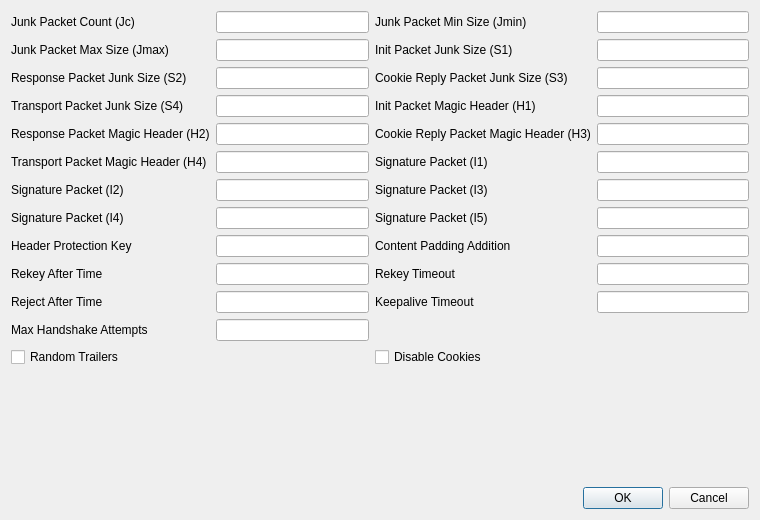
<?xml version="1.0" encoding="UTF-8"?>
<ui version="4.0">
 <class>EditWireguardAmnezia</class>
 <widget class="QDialog" name="EditWireguardAmnezia">
  <property name="geometry">
   <rect>
    <x>0</x>
    <y>0</y>
    <width>760</width>
    <height>520</height>
   </rect>
  </property>
  <property name="windowTitle">
   <string>Amnezia Options</string>
  </property>
  <layout class="QVBoxLayout" name="dialog_layout">
   <item>
    <widget class="QScrollArea" name="scroll">
     <property name="frameShape">
      <enum>QFrame::NoFrame</enum>
     </property>
     <property name="widgetResizable">
      <bool>true</bool>
     </property>
     <widget class="QWidget" name="scroll_content">
      <layout class="QGridLayout" name="gridLayout">
       <property name="leftMargin">
        <number>0</number>
       </property>
       <property name="topMargin">
        <number>0</number>
       </property>
       <property name="rightMargin">
        <number>0</number>
       </property>
       <property name="bottomMargin">
        <number>0</number>
       </property>
       <item row="0" column="0">
        <widget class="QLabel" name="jc_l">
         <property name="text">
          <string>Junk Packet Count (Jc)</string>
         </property>
        </widget>
       </item>
       <item row="0" column="1">
        <widget class="QLineEdit" name="jc"/>
       </item>
       <item row="0" column="2">
        <widget class="QLabel" name="jmin_l">
         <property name="text">
          <string>Junk Packet Min Size (Jmin)</string>
         </property>
        </widget>
       </item>
       <item row="0" column="3">
        <widget class="QLineEdit" name="jmin"/>
       </item>
       <item row="1" column="0">
        <widget class="QLabel" name="jmax_l">
         <property name="text">
          <string>Junk Packet Max Size (Jmax)</string>
         </property>
        </widget>
       </item>
       <item row="1" column="1">
        <widget class="QLineEdit" name="jmax"/>
       </item>
       <item row="1" column="2">
        <widget class="QLabel" name="s1_l">
         <property name="text">
          <string>Init Packet Junk Size (S1)</string>
         </property>
        </widget>
       </item>
       <item row="1" column="3">
        <widget class="QLineEdit" name="s1"/>
       </item>
       <item row="2" column="0">
        <widget class="QLabel" name="s2_l">
         <property name="text">
          <string>Response Packet Junk Size (S2)</string>
         </property>
        </widget>
       </item>
       <item row="2" column="1">
        <widget class="QLineEdit" name="s2"/>
       </item>
       <item row="2" column="2">
        <widget class="QLabel" name="s3_l">
         <property name="text">
          <string>Cookie Reply Packet Junk Size (S3)</string>
         </property>
        </widget>
       </item>
       <item row="2" column="3">
        <widget class="QLineEdit" name="s3"/>
       </item>
       <item row="3" column="0">
        <widget class="QLabel" name="s4_l">
         <property name="text">
          <string>Transport Packet Junk Size (S4)</string>
         </property>
        </widget>
       </item>
       <item row="3" column="1">
        <widget class="QLineEdit" name="s4"/>
       </item>
       <item row="3" column="2">
        <widget class="QLabel" name="h1_l">
         <property name="text">
          <string>Init Packet Magic Header (H1)</string>
         </property>
        </widget>
       </item>
       <item row="3" column="3">
        <widget class="QLineEdit" name="h1"/>
       </item>
       <item row="4" column="0">
        <widget class="QLabel" name="h2_l">
         <property name="text">
          <string>Response Packet Magic Header (H2)</string>
         </property>
        </widget>
       </item>
       <item row="4" column="1">
        <widget class="QLineEdit" name="h2"/>
       </item>
       <item row="4" column="2">
        <widget class="QLabel" name="h3_l">
         <property name="text">
          <string>Cookie Reply Packet Magic Header (H3)</string>
         </property>
        </widget>
       </item>
       <item row="4" column="3">
        <widget class="QLineEdit" name="h3"/>
       </item>
       <item row="5" column="0">
        <widget class="QLabel" name="h4_l">
         <property name="text">
          <string>Transport Packet Magic Header (H4)</string>
         </property>
        </widget>
       </item>
       <item row="5" column="1">
        <widget class="QLineEdit" name="h4"/>
       </item>
       <item row="5" column="2">
        <widget class="QLabel" name="i1_l">
         <property name="text">
          <string>Signature Packet (I1)</string>
         </property>
        </widget>
       </item>
       <item row="5" column="3">
        <widget class="QLineEdit" name="i1"/>
       </item>
       <item row="6" column="0">
        <widget class="QLabel" name="i2_l">
         <property name="text">
          <string>Signature Packet (I2)</string>
         </property>
        </widget>
       </item>
       <item row="6" column="1">
        <widget class="QLineEdit" name="i2"/>
       </item>
       <item row="6" column="2">
        <widget class="QLabel" name="i3_l">
         <property name="text">
          <string>Signature Packet (I3)</string>
         </property>
        </widget>
       </item>
       <item row="6" column="3">
        <widget class="QLineEdit" name="i3"/>
       </item>
       <item row="7" column="0">
        <widget class="QLabel" name="i4_l">
         <property name="text">
          <string>Signature Packet (I4)</string>
         </property>
        </widget>
       </item>
       <item row="7" column="1">
        <widget class="QLineEdit" name="i4"/>
       </item>
       <item row="7" column="2">
        <widget class="QLabel" name="i5_l">
         <property name="text">
          <string>Signature Packet (I5)</string>
         </property>
        </widget>
       </item>
       <item row="7" column="3">
        <widget class="QLineEdit" name="i5"/>
       </item>
       <item row="8" column="0">
        <widget class="QLabel" name="header_protection_key_l">
         <property name="toolTip">
          <string>&lt;html&gt;&lt;head/&gt;&lt;body&gt;&lt;p&gt;AmneziaWG 3.0. Base64 key. Requires S1-S4 to be at least 12.&lt;/p&gt;&lt;/body&gt;&lt;/html&gt;</string>
         </property>
         <property name="text">
          <string>Header Protection Key</string>
         </property>
        </widget>
       </item>
       <item row="8" column="1">
        <widget class="QLineEdit" name="header_protection_key"/>
       </item>
       <item row="8" column="2">
        <widget class="QLabel" name="content_padding_addition_l">
         <property name="toolTip">
          <string>&lt;html&gt;&lt;head/&gt;&lt;body&gt;&lt;p&gt;AmneziaWG 3.0. Bytes of random trailing padding, as a value or range (e.g. 0-64).&lt;/p&gt;&lt;/body&gt;&lt;/html&gt;</string>
         </property>
         <property name="text">
          <string>Content Padding Addition</string>
         </property>
        </widget>
       </item>
       <item row="8" column="3">
        <widget class="QLineEdit" name="content_padding_addition"/>
       </item>
       <item row="9" column="0">
        <widget class="QLabel" name="rekey_after_time_l">
         <property name="toolTip">
          <string>&lt;html&gt;&lt;head/&gt;&lt;body&gt;&lt;p&gt;AmneziaWG 3.0. Seconds before a rekey is attempted, as a value or range.&lt;/p&gt;&lt;/body&gt;&lt;/html&gt;</string>
         </property>
         <property name="text">
          <string>Rekey After Time</string>
         </property>
        </widget>
       </item>
       <item row="9" column="1">
        <widget class="QLineEdit" name="rekey_after_time"/>
       </item>
       <item row="9" column="2">
        <widget class="QLabel" name="rekey_timeout_l">
         <property name="toolTip">
          <string>&lt;html&gt;&lt;head/&gt;&lt;body&gt;&lt;p&gt;AmneziaWG 3.0. Seconds before a handshake is retried, as a value or range.&lt;/p&gt;&lt;/body&gt;&lt;/html&gt;</string>
         </property>
         <property name="text">
          <string>Rekey Timeout</string>
         </property>
        </widget>
       </item>
       <item row="9" column="3">
        <widget class="QLineEdit" name="rekey_timeout"/>
       </item>
       <item row="10" column="0">
        <widget class="QLabel" name="reject_after_time_l">
         <property name="toolTip">
          <string>&lt;html&gt;&lt;head/&gt;&lt;body&gt;&lt;p&gt;AmneziaWG 3.0. Seconds before keys are rejected, as a value or range.&lt;/p&gt;&lt;/body&gt;&lt;/html&gt;</string>
         </property>
         <property name="text">
          <string>Reject After Time</string>
         </property>
        </widget>
       </item>
       <item row="10" column="1">
        <widget class="QLineEdit" name="reject_after_time"/>
       </item>
       <item row="10" column="2">
        <widget class="QLabel" name="keepalive_timeout_l">
         <property name="toolTip">
          <string>&lt;html&gt;&lt;head/&gt;&lt;body&gt;&lt;p&gt;AmneziaWG 3.0. Seconds of idle time before a keepalive is sent, as a value or range.&lt;/p&gt;&lt;/body&gt;&lt;/html&gt;</string>
         </property>
         <property name="text">
          <string>Keepalive Timeout</string>
         </property>
        </widget>
       </item>
       <item row="10" column="3">
        <widget class="QLineEdit" name="keepalive_timeout"/>
       </item>
       <item row="11" column="0">
        <widget class="QLabel" name="max_handshake_attempts_l">
         <property name="toolTip">
          <string>&lt;html&gt;&lt;head/&gt;&lt;body&gt;&lt;p&gt;AmneziaWG 3.0. Handshake retries before giving up, as a value or range.&lt;/p&gt;&lt;/body&gt;&lt;/html&gt;</string>
         </property>
         <property name="text">
          <string>Max Handshake Attempts</string>
         </property>
        </widget>
       </item>
       <item row="11" column="1">
        <widget class="QLineEdit" name="max_handshake_attempts"/>
       </item>
       <item row="12" column="0" colspan="2">
        <widget class="QCheckBox" name="random_trailers">
         <property name="toolTip">
          <string>&lt;html&gt;&lt;head/&gt;&lt;body&gt;&lt;p&gt;AmneziaWG 3.1. Appends a random trailer to every packet, so message types are no longer identifiable by size.&lt;/p&gt;&lt;/body&gt;&lt;/html&gt;</string>
         </property>
         <property name="text">
          <string>Random Trailers</string>
         </property>
        </widget>
       </item>
       <item row="12" column="2" colspan="2">
        <widget class="QCheckBox" name="disable_cookies">
         <property name="toolTip">
          <string>&lt;html&gt;&lt;head/&gt;&lt;body&gt;&lt;p&gt;AmneziaWG 3.1. Never send cookie replies, so an under-load peer stays silent instead of answering with a fixed-size message.&lt;/p&gt;&lt;/body&gt;&lt;/html&gt;</string>
         </property>
         <property name="text">
          <string>Disable Cookies</string>
         </property>
        </widget>
       </item>
       <item row="13" column="0">
        <spacer name="bottom_spacer">
         <property name="orientation">
          <enum>Qt::Vertical</enum>
         </property>
         <property name="sizeHint" stdset="0">
          <size>
           <width>0</width>
           <height>0</height>
          </size>
         </property>
        </spacer>
       </item>
      </layout>
     </widget>
    </widget>
   </item>
   <item>
    <widget class="QDialogButtonBox" name="buttonBox">
     <property name="orientation">
      <enum>Qt::Horizontal</enum>
     </property>
     <property name="standardButtons">
      <set>QDialogButtonBox::Cancel|QDialogButtonBox::Ok</set>
     </property>
    </widget>
   </item>
  </layout>
 </widget>
 <tabstops>
  <tabstop>jc</tabstop>
  <tabstop>jmin</tabstop>
  <tabstop>jmax</tabstop>
  <tabstop>s1</tabstop>
  <tabstop>s2</tabstop>
  <tabstop>s3</tabstop>
  <tabstop>s4</tabstop>
  <tabstop>h1</tabstop>
  <tabstop>h2</tabstop>
  <tabstop>h3</tabstop>
  <tabstop>h4</tabstop>
  <tabstop>i1</tabstop>
  <tabstop>i2</tabstop>
  <tabstop>i3</tabstop>
  <tabstop>i4</tabstop>
  <tabstop>i5</tabstop>
  <tabstop>header_protection_key</tabstop>
  <tabstop>content_padding_addition</tabstop>
  <tabstop>rekey_after_time</tabstop>
  <tabstop>rekey_timeout</tabstop>
  <tabstop>reject_after_time</tabstop>
  <tabstop>keepalive_timeout</tabstop>
  <tabstop>max_handshake_attempts</tabstop>
  <tabstop>random_trailers</tabstop>
  <tabstop>disable_cookies</tabstop>
 </tabstops>
 <resources/>
 <connections/>
</ui>
